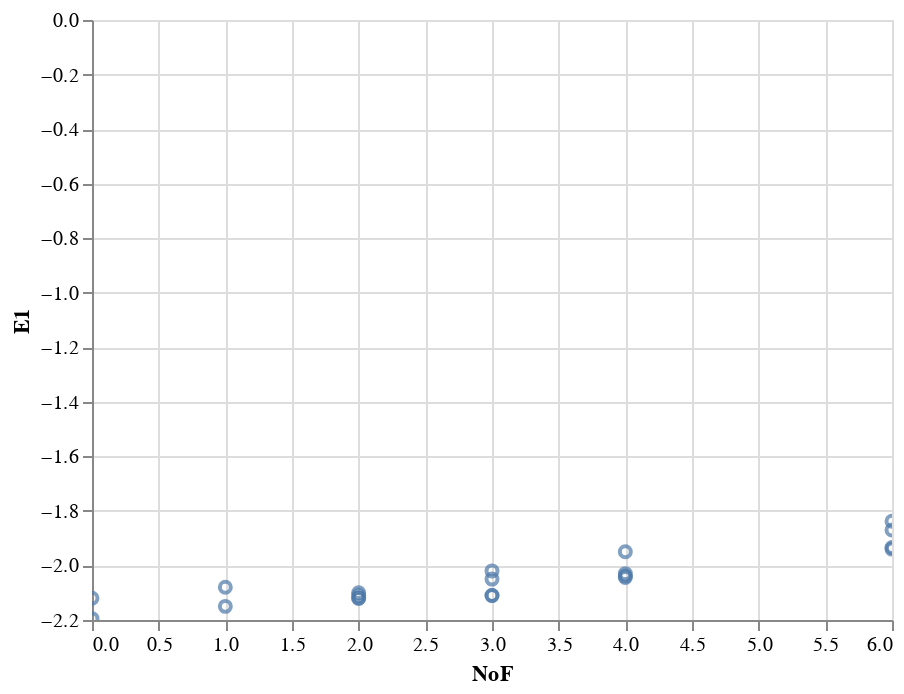

Notebook cell for this chart:
### Code cell
alt.Chart(data).mark_point().encode(
    x='NoF',
    y='E1',
    tooltip='identity'
    ).interactive()

### Figure 1 — Vega-Lite specification as saved in the notebook (floating-point values rounded to 4 significant figures)
{"$schema": "https://vega.github.io/schema/vega-lite/v2.4.1.json", "config": {"view": {"height": 300, "width": 400}}, "data": {"values": [{"CF3": 0, "E1": -2.12, "E2": -2.34, "E3": -2.49, "F": 0, "FG1": 0, "FG2": 0, "FG3": 0, "FG4": 0, "FG5": 0, "NoF": 0, "dist": 312, "identity": "A"}, {"CF3": 0, "E1": -2.08, "E2": -2.31, "E3": -2.43, "F": 1, "FG1": 11, "FG2": 0, "FG3": 0, "FG4": 0, "FG5": 0, "NoF": 1, "dist": 312, "identity": "B"}, {"CF3": 0, "E1": -2.1, "E2": -2.33, "E3": -2.68, "F": 2, "FG1": 11, "FG2": 0, "FG3": 11, "FG4": 0, "FG5": 0, "NoF": 2, "dist": 312, "identity": "C"}, {"CF3": 0, "E1": -2.12, "E2": -2.34, "E3": -2.64, "F": 2, "FG1": 11, "FG2": 0, "FG3": 0, "FG4": 11, "FG5": 0, "NoF": 2, "dist": 312, "identity": "D"}, {"CF3": 0, "E1": -2.05, "E2": -2.31, "E3": -2.63, "F": 3, "FG1": 0, "FG2": 11, "FG3": 11, "FG4": 11, "FG5": 0, "NoF": 3, "dist": 312, "identity": "E"}, {"CF3": 2, "E1": -1.94, "E2": -2.16, "E3": -2.38, "F": 0, "FG1": 22, "FG2": 0, "FG3": 0, "FG4": 22, "FG5": 0, "NoF": 6, "dist": 312, "identity": "F"}, {"CF3": 2, "E1": -1.87, "E2": -2.06, "E3": -2.37, "F": 0, "FG1": 22, "FG2": 0, "FG3": 22, "FG4": 0, "FG5": 0, "NoF": 6, "dist": 312, "identity": "G"}, {"CF3": 1, "E1": -2.03, "E2": -2.31, "E3": -2.5, "F": 1, "FG1": 22, "FG2": 0, "FG3": 0, "FG4": 11, "FG5": 0, "NoF": 4, "dist": 312, "identity": "H"}, {"CF3": 1, "E1": -1.95, "E2": -2.23, "E3": -2.56, "F": 1, "FG1": 22, "FG2": 0, "FG3": 11, "FG4": 0, "FG5": 0, "NoF": 4, "dist": 312, "identity": "I"}, {"CF3": 1, "E1": -2.02, "E2": -2.32, "E3": -2.5, "F": 0, "FG1": 22, "FG2": 0, "FG3": 0, "FG4": 0, "FG5": 0, "NoF": 3, "dist": 312, "identity": "J"}, {"CF3": 2, "E1": -1.838, "E2": -2.195, "E3": -2.372, "F": 0, "FG1": 0, "FG2": 22, "FG3": 0, "FG4": 0, "FG5": 22, "NoF": 6, "dist": 154, "identity": "AA"}, {"CF3": 2, "E1": -1.934, "E2": -2.115, "E3": -2.331, "F": 0, "FG1": 0, "FG2": 22, "FG3": 0, "FG4": 22, "FG5": 0, "NoF": 6, "dist": 154, "identity": "BB"}, {"CF3": 1, "E1": -2.039, "E2": -2.452, "E3": -2.699, "F": 1, "FG1": 0, "FG2": 22, "FG3": 0, "FG4": 0, "FG5": 11, "NoF": 4, "dist": 154, "identity": "CC"}, {"CF3": 1, "E1": -2.044, "E2": -2.488, "E3": -2.708, "F": 1, "FG1": 0, "FG2": 22, "FG3": 0, "FG4": 11, "FG5": 0, "NoF": 4, "dist": 154, "identity": "DD"}, {"CF3": 0, "E1": -2.11, "E2": -2.457, "E3": -2.639, "F": 3, "FG1": 0, "FG2": 0, "FG3": 11, "FG4": 11, "FG5": 11, "NoF": 3, "dist": 154, "identity": "EE"}, {"CF3": 1, "E1": -2.11, "E2": -2.311, "E3": -2.548, "F": 0, "FG1": 0, "FG2": 22, "FG3": 0, "FG4": 0, "FG5": 0, "NoF": 3, "dist": 154, "identity": "FF"}, {"CF3": 0, "E1": -2.11, "E2": -2.331, "E3": -2.588, "F": 2, "FG1": 0, "FG2": 11, "FG3": 0, "FG4": 11, "FG5": 0, "NoF": 2, "dist": 154, "identity": "GG"}, {"CF3": 0, "E1": -2.12, "E2": -2.336, "E3": -2.644, "F": 2, "FG1": 0, "FG2": 11, "FG3": 0, "FG4": 0, "FG5": 11, "NoF": 2, "dist": 154, "identity": "HH"}, {"CF3": 0, "E1": -2.15, "E2": -2.674, "E3": -2.87, "F": 1, "FG1": 0, "FG2": 11, "FG3": 0, "FG4": 0, "FG5": 0, "NoF": 1, "dist": 154, "identity": "II"}, {"CF3": 0, "E1": -2.195, "E2": -2.744, "E3": -2.971, "F": 0, "FG1": 0, "FG2": 0, "FG3": 0, "FG4": 0, "FG5": 0, "NoF": 0, "dist": 154, "identity": "JJ"}]}, "encoding": {"tooltip": {"field": "identity", "type": "nominal"}, "x": {"field": "NoF", "type": "quantitative"}, "y": {"field": "E1", "type": "quantitative"}}, "mark": "point", "selection": {"selector004": {"bind": "scales", "encodings": ["x", "y"], "mark": {"fill": "#333", "fillOpacity": 0.125, "stroke": "white"}, "on": "[mousedown, window:mouseup] > window:mousemove!", "resolve": "global", "translate": "[mousedown, window:mouseup] > window:mousemove!", "type": "interval", "zoom": "wheel!"}}}
